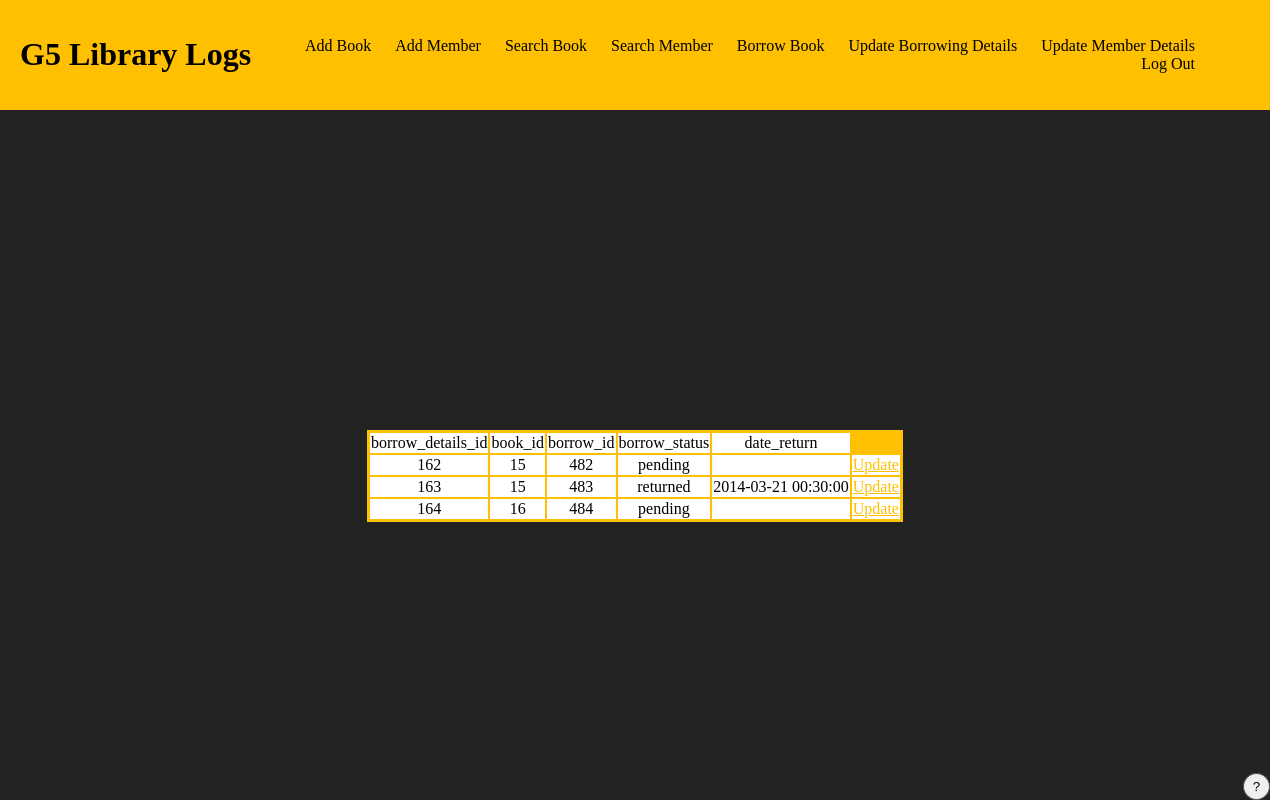
The app's page /G5Library/updateborrowdetails.php with its own data.
### tables this page shows
CREATE TABLE `borrowdetails` (
  `borrow_details_id` int(20) NOT NULL,
  `book_id` int(20) NOT NULL,
  `borrow_id` int(20) NOT NULL,
  `borrow_status` varchar(255) NOT NULL,
  `date_return` datetime DEFAULT NULL
);

### G5Library/updateborrowdetails.php (the view, shortened to what this page needs)
<?php
include_once 'includes/dbhinc.php';
$result = mysqli_query($conn,"SELECT * FROM borrowdetails");
?>
<!DOCTYPE html>
<html>
	<head>
        <link rel="stylesheet" href="DatabaseCW.css">
    </head>
    <body>
        <div class="header">
            <div class="navbar">
				<div class="home">
                <a href="Mainpage.html"><h1>G5 Library Logs</h1></a>
                </div>
                <nav>
                    <ul>
					    <li><a href="AddBook.html" class="nav">Add Book</a></li>
						<li><a href="AddMember.html" class="nav">Add Member</a></li>
						<li><a href="SearchBook.html" class="nav">Search Book</a></li>
						<li><a href="SearchMember.html" class="nav">Search Member</a></li>
						<li><a href="rent.html" class="nav">Borrow Book</a></li>
						<li><a href="updateborrowdetails.php" class="nav">Update Borrowing Details</a></li>
                        <li><a href="updatememberdetails.php" class="nav">Update Member Details</a></li>
                        <li><a href="includes/logoutinc.php" class="nav">Log Out</a></li>
                    </ul>
                </nav>
            </div>
        </div>
		<div class="main">
		<?php
		if (mysqli_num_rows($result) > 0) {
		?>
		<table class="center">
			<tr>
				<td>borrow_details_id</td>
				<td>book_id</td>
				<td>borrow_id</td>
				<td>borrow_status</td>
				<td>date_return</td>
			</tr>
					<?php
					while($row = mysqli_fetch_array($result)) {
					?>
			<tr>
				<td><?php echo $row["borrow_details_id"]; ?></td>
				<td><?php echo $row["book_id"]; ?></td>
				<td><?php echo $row["borrow_id"]; ?></td>
				<td><?php echo $row["borrow_status"]; ?></td>
				<td><?php echo $row["date_return"]; ?></td>
				<td><a href="update-process(borrowdetails).php?id=<?php echo $row["borrow_details_id"]; ?>">Update</a></td>
			</tr>
					<?php
					}
					?>
		</table>
		<?php
		}
		else
		{
			echo "No result found";
		}
		?>
		</div>
		<footer>
        <button class="button circle" onclick="myFunction()">&nbsp;?&nbsp;</button>
      </footer>
 	</body>
</html>

### G5Library/DatabaseCW.css (style rules this page uses)
body { background-color: rgb(34, 34, 34); font-family: Comic; }
footer { text-align: right; width: 100%; left: 0; bottom: 0; color: white; position: fixed; }
.circle { border-radius: 50%; }
h1 { color: black; margin-left: 5px; }
.main a { color: #ffc001; }
.header { position: sticky; font-family: Comic; display: flex; align-items: center; background: #ffc001; padding: 15px; position: absolute; top: 0; left: 0; margin: auto; width: 100%; }
.main { font-family: comic; margin-top: 430px; text-align: center; color: white; }
.navbar { display: flex; align-items: center; background: #ffc001; padding: 15px; position: absolute; top: 0; left: 0; margin: auto; width: 100%; }
nav { flex: 1; text-align: right; margin-right: 100px; }
nav ul { display: inline-block; list-style: none; }
nav ul li { display: inline-block; margin-right: 20px; }
a.nav { text-decoration: none; color: black; font-size: 16px; }
.home a { text-decoration: none; }
table { border: 1px solid #ffc001; color: black; background-color: #ffc001; }
tr, th, td { background-color: white; }
.center { margin-left: auto; margin-right: auto; }
button { cursor: pointer; border: 1px solid #555; text-align: center; padding: 5px; margin-left: 8px; }

### records on screen
borrowdetails: borrow_details_id "162", book "15", borrow "482", borrow_status "pending"
borrowdetails: borrow_details_id "163", book "15", borrow "483", borrow_status "returned", date_return "2014-03-21 00:30:00"
borrowdetails: borrow_details_id "164", book "16", borrow "484", borrow_status "pending"
